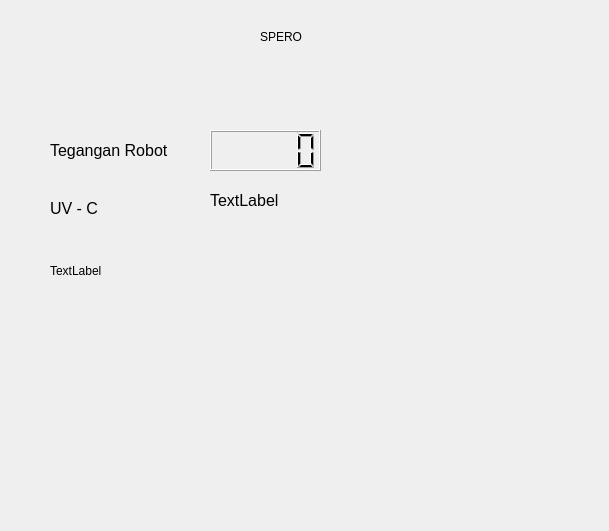
<?xml version="1.0" encoding="UTF-8"?>
<ui version="4.0">
 <class>status</class>
 <widget class="QWidget" name="status">
  <property name="geometry">
   <rect>
    <x>0</x>
    <y>0</y>
    <width>609</width>
    <height>531</height>
   </rect>
  </property>
  <property name="windowTitle">
   <string>Status Robot</string>
  </property>
  <widget class="QLabel" name="label">
   <property name="geometry">
    <rect>
     <x>50</x>
     <y>130</y>
     <width>121</width>
     <height>41</height>
    </rect>
   </property>
   <property name="font">
    <font>
     <pointsize>12</pointsize>
    </font>
   </property>
   <property name="text">
    <string>Tegangan Robot</string>
   </property>
  </widget>
  <widget class="QLabel" name="label_2">
   <property name="geometry">
    <rect>
     <x>260</x>
     <y>30</y>
     <width>47</width>
     <height>13</height>
    </rect>
   </property>
   <property name="text">
    <string>SPERO</string>
   </property>
  </widget>
  <widget class="QLabel" name="label_3">
   <property name="geometry">
    <rect>
     <x>50</x>
     <y>200</y>
     <width>111</width>
     <height>16</height>
    </rect>
   </property>
   <property name="font">
    <font>
     <pointsize>12</pointsize>
    </font>
   </property>
   <property name="text">
    <string>UV - C</string>
   </property>
  </widget>
  <widget class="QWidget" name="verticalLayoutWidget">
   <property name="geometry">
    <rect>
     <x>210</x>
     <y>130</y>
     <width>111</width>
     <height>41</height>
    </rect>
   </property>
   <layout class="QVBoxLayout" name="verticalLayout_2" stretch="0">
    <property name="rightMargin">
     <number>0</number>
    </property>
    <item>
     <widget class="QLCDNumber" name="lcd_volt"/>
    </item>
   </layout>
  </widget>
  <widget class="QWidget" name="verticalLayoutWidget_2">
   <property name="geometry">
    <rect>
     <x>210</x>
     <y>180</y>
     <width>121</width>
     <height>41</height>
    </rect>
   </property>
   <layout class="QVBoxLayout" name="verticalLayout_3">
    <item>
     <widget class="QLabel" name="label_uv">
      <property name="font">
       <font>
        <pointsize>12</pointsize>
       </font>
      </property>
      <property name="text">
       <string>TextLabel</string>
      </property>
     </widget>
    </item>
   </layout>
  </widget>
  <widget class="QLabel" name="label_baterai">
   <property name="geometry">
    <rect>
     <x>50</x>
     <y>260</y>
     <width>461</width>
     <height>21</height>
    </rect>
   </property>
   <property name="text">
    <string>TextLabel</string>
   </property>
  </widget>
 </widget>
 <resources/>
 <connections/>
</ui>
